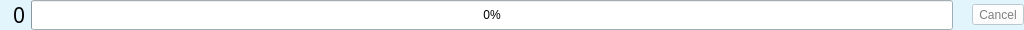
<ui version="4.0" >
 <author>Raphaël Doursenaud</author>
 <class>minContainer</class>
 <widget class="QWidget" name="minContainer" >
  <property name="enabled" >
   <bool>true</bool>
  </property>
  <property name="geometry" >
   <rect>
    <x>0</x>
    <y>0</y>
    <width>1024</width>
    <height>30</height>
   </rect>
  </property>
  <property name="sizePolicy" >
   <sizepolicy vsizetype="Fixed" hsizetype="Expanding" >
    <horstretch>0</horstretch>
    <verstretch>0</verstretch>
   </sizepolicy>
  </property>
  <property name="minimumSize" >
   <size>
    <width>0</width>
    <height>30</height>
   </size>
  </property>
  <property name="maximumSize" >
   <size>
    <width>16777215</width>
    <height>30</height>
   </size>
  </property>
  <property name="baseSize" >
   <size>
    <width>0</width>
    <height>0</height>
   </size>
  </property>
  <property name="palette" >
   <palette>
    <active>
     <colorrole role="WindowText" >
      <brush brushstyle="SolidPattern" >
       <color alpha="255" >
        <red>0</red>
        <green>0</green>
        <blue>0</blue>
       </color>
      </brush>
     </colorrole>
     <colorrole role="Button" >
      <brush brushstyle="SolidPattern" >
       <color alpha="255" >
        <red>255</red>
        <green>255</green>
        <blue>255</blue>
       </color>
      </brush>
     </colorrole>
     <colorrole role="Light" >
      <brush brushstyle="SolidPattern" >
       <color alpha="255" >
        <red>255</red>
        <green>255</green>
        <blue>255</blue>
       </color>
      </brush>
     </colorrole>
     <colorrole role="Midlight" >
      <brush brushstyle="SolidPattern" >
       <color alpha="255" >
        <red>255</red>
        <green>255</green>
        <blue>255</blue>
       </color>
      </brush>
     </colorrole>
     <colorrole role="Dark" >
      <brush brushstyle="SolidPattern" >
       <color alpha="255" >
        <red>85</red>
        <green>85</green>
        <blue>85</blue>
       </color>
      </brush>
     </colorrole>
     <colorrole role="Mid" >
      <brush brushstyle="SolidPattern" >
       <color alpha="255" >
        <red>199</red>
        <green>199</green>
        <blue>199</blue>
       </color>
      </brush>
     </colorrole>
     <colorrole role="Text" >
      <brush brushstyle="SolidPattern" >
       <color alpha="255" >
        <red>0</red>
        <green>0</green>
        <blue>0</blue>
       </color>
      </brush>
     </colorrole>
     <colorrole role="BrightText" >
      <brush brushstyle="SolidPattern" >
       <color alpha="255" >
        <red>255</red>
        <green>255</green>
        <blue>255</blue>
       </color>
      </brush>
     </colorrole>
     <colorrole role="ButtonText" >
      <brush brushstyle="SolidPattern" >
       <color alpha="255" >
        <red>0</red>
        <green>0</green>
        <blue>0</blue>
       </color>
      </brush>
     </colorrole>
     <colorrole role="Base" >
      <brush brushstyle="SolidPattern" >
       <color alpha="255" >
        <red>255</red>
        <green>255</green>
        <blue>255</blue>
       </color>
      </brush>
     </colorrole>
     <colorrole role="Window" >
      <brush brushstyle="SolidPattern" >
       <color alpha="255" >
        <red>226</red>
        <green>245</green>
        <blue>252</blue>
       </color>
      </brush>
     </colorrole>
     <colorrole role="Shadow" >
      <brush brushstyle="SolidPattern" >
       <color alpha="255" >
        <red>0</red>
        <green>0</green>
        <blue>0</blue>
       </color>
      </brush>
     </colorrole>
     <colorrole role="Highlight" >
      <brush brushstyle="SolidPattern" >
       <color alpha="255" >
        <red>103</red>
        <green>141</green>
        <blue>178</blue>
       </color>
      </brush>
     </colorrole>
     <colorrole role="HighlightedText" >
      <brush brushstyle="SolidPattern" >
       <color alpha="255" >
        <red>255</red>
        <green>255</green>
        <blue>255</blue>
       </color>
      </brush>
     </colorrole>
     <colorrole role="Link" >
      <brush brushstyle="SolidPattern" >
       <color alpha="255" >
        <red>0</red>
        <green>0</green>
        <blue>238</blue>
       </color>
      </brush>
     </colorrole>
     <colorrole role="LinkVisited" >
      <brush brushstyle="SolidPattern" >
       <color alpha="255" >
        <red>82</red>
        <green>24</green>
        <blue>139</blue>
       </color>
      </brush>
     </colorrole>
     <colorrole role="AlternateBase" >
      <brush brushstyle="SolidPattern" >
       <color alpha="255" >
        <red>232</red>
        <green>232</green>
        <blue>232</blue>
       </color>
      </brush>
     </colorrole>
    </active>
    <inactive>
     <colorrole role="WindowText" >
      <brush brushstyle="SolidPattern" >
       <color alpha="255" >
        <red>0</red>
        <green>0</green>
        <blue>0</blue>
       </color>
      </brush>
     </colorrole>
     <colorrole role="Button" >
      <brush brushstyle="SolidPattern" >
       <color alpha="255" >
        <red>255</red>
        <green>255</green>
        <blue>255</blue>
       </color>
      </brush>
     </colorrole>
     <colorrole role="Light" >
      <brush brushstyle="SolidPattern" >
       <color alpha="255" >
        <red>255</red>
        <green>255</green>
        <blue>255</blue>
       </color>
      </brush>
     </colorrole>
     <colorrole role="Midlight" >
      <brush brushstyle="SolidPattern" >
       <color alpha="255" >
        <red>255</red>
        <green>255</green>
        <blue>255</blue>
       </color>
      </brush>
     </colorrole>
     <colorrole role="Dark" >
      <brush brushstyle="SolidPattern" >
       <color alpha="255" >
        <red>85</red>
        <green>85</green>
        <blue>85</blue>
       </color>
      </brush>
     </colorrole>
     <colorrole role="Mid" >
      <brush brushstyle="SolidPattern" >
       <color alpha="255" >
        <red>199</red>
        <green>199</green>
        <blue>199</blue>
       </color>
      </brush>
     </colorrole>
     <colorrole role="Text" >
      <brush brushstyle="SolidPattern" >
       <color alpha="255" >
        <red>0</red>
        <green>0</green>
        <blue>0</blue>
       </color>
      </brush>
     </colorrole>
     <colorrole role="BrightText" >
      <brush brushstyle="SolidPattern" >
       <color alpha="255" >
        <red>255</red>
        <green>255</green>
        <blue>255</blue>
       </color>
      </brush>
     </colorrole>
     <colorrole role="ButtonText" >
      <brush brushstyle="SolidPattern" >
       <color alpha="255" >
        <red>0</red>
        <green>0</green>
        <blue>0</blue>
       </color>
      </brush>
     </colorrole>
     <colorrole role="Base" >
      <brush brushstyle="SolidPattern" >
       <color alpha="255" >
        <red>255</red>
        <green>255</green>
        <blue>255</blue>
       </color>
      </brush>
     </colorrole>
     <colorrole role="Window" >
      <brush brushstyle="SolidPattern" >
       <color alpha="255" >
        <red>226</red>
        <green>245</green>
        <blue>252</blue>
       </color>
      </brush>
     </colorrole>
     <colorrole role="Shadow" >
      <brush brushstyle="SolidPattern" >
       <color alpha="255" >
        <red>0</red>
        <green>0</green>
        <blue>0</blue>
       </color>
      </brush>
     </colorrole>
     <colorrole role="Highlight" >
      <brush brushstyle="SolidPattern" >
       <color alpha="255" >
        <red>103</red>
        <green>141</green>
        <blue>178</blue>
       </color>
      </brush>
     </colorrole>
     <colorrole role="HighlightedText" >
      <brush brushstyle="SolidPattern" >
       <color alpha="255" >
        <red>255</red>
        <green>255</green>
        <blue>255</blue>
       </color>
      </brush>
     </colorrole>
     <colorrole role="Link" >
      <brush brushstyle="SolidPattern" >
       <color alpha="255" >
        <red>0</red>
        <green>0</green>
        <blue>238</blue>
       </color>
      </brush>
     </colorrole>
     <colorrole role="LinkVisited" >
      <brush brushstyle="SolidPattern" >
       <color alpha="255" >
        <red>82</red>
        <green>24</green>
        <blue>139</blue>
       </color>
      </brush>
     </colorrole>
     <colorrole role="AlternateBase" >
      <brush brushstyle="SolidPattern" >
       <color alpha="255" >
        <red>232</red>
        <green>232</green>
        <blue>232</blue>
       </color>
      </brush>
     </colorrole>
    </inactive>
    <disabled>
     <colorrole role="WindowText" >
      <brush brushstyle="SolidPattern" >
       <color alpha="255" >
        <red>128</red>
        <green>128</green>
        <blue>128</blue>
       </color>
      </brush>
     </colorrole>
     <colorrole role="Button" >
      <brush brushstyle="SolidPattern" >
       <color alpha="255" >
        <red>255</red>
        <green>255</green>
        <blue>255</blue>
       </color>
      </brush>
     </colorrole>
     <colorrole role="Light" >
      <brush brushstyle="SolidPattern" >
       <color alpha="255" >
        <red>255</red>
        <green>255</green>
        <blue>255</blue>
       </color>
      </brush>
     </colorrole>
     <colorrole role="Midlight" >
      <brush brushstyle="SolidPattern" >
       <color alpha="255" >
        <red>255</red>
        <green>255</green>
        <blue>255</blue>
       </color>
      </brush>
     </colorrole>
     <colorrole role="Dark" >
      <brush brushstyle="SolidPattern" >
       <color alpha="255" >
        <red>85</red>
        <green>85</green>
        <blue>85</blue>
       </color>
      </brush>
     </colorrole>
     <colorrole role="Mid" >
      <brush brushstyle="SolidPattern" >
       <color alpha="255" >
        <red>199</red>
        <green>199</green>
        <blue>199</blue>
       </color>
      </brush>
     </colorrole>
     <colorrole role="Text" >
      <brush brushstyle="SolidPattern" >
       <color alpha="255" >
        <red>199</red>
        <green>199</green>
        <blue>199</blue>
       </color>
      </brush>
     </colorrole>
     <colorrole role="BrightText" >
      <brush brushstyle="SolidPattern" >
       <color alpha="255" >
        <red>255</red>
        <green>255</green>
        <blue>255</blue>
       </color>
      </brush>
     </colorrole>
     <colorrole role="ButtonText" >
      <brush brushstyle="SolidPattern" >
       <color alpha="255" >
        <red>128</red>
        <green>128</green>
        <blue>128</blue>
       </color>
      </brush>
     </colorrole>
     <colorrole role="Base" >
      <brush brushstyle="SolidPattern" >
       <color alpha="255" >
        <red>226</red>
        <green>245</green>
        <blue>252</blue>
       </color>
      </brush>
     </colorrole>
     <colorrole role="Window" >
      <brush brushstyle="SolidPattern" >
       <color alpha="255" >
        <red>226</red>
        <green>245</green>
        <blue>252</blue>
       </color>
      </brush>
     </colorrole>
     <colorrole role="Shadow" >
      <brush brushstyle="SolidPattern" >
       <color alpha="255" >
        <red>0</red>
        <green>0</green>
        <blue>0</blue>
       </color>
      </brush>
     </colorrole>
     <colorrole role="Highlight" >
      <brush brushstyle="SolidPattern" >
       <color alpha="255" >
        <red>86</red>
        <green>117</green>
        <blue>148</blue>
       </color>
      </brush>
     </colorrole>
     <colorrole role="HighlightedText" >
      <brush brushstyle="SolidPattern" >
       <color alpha="255" >
        <red>255</red>
        <green>255</green>
        <blue>255</blue>
       </color>
      </brush>
     </colorrole>
     <colorrole role="Link" >
      <brush brushstyle="SolidPattern" >
       <color alpha="255" >
        <red>0</red>
        <green>0</green>
        <blue>238</blue>
       </color>
      </brush>
     </colorrole>
     <colorrole role="LinkVisited" >
      <brush brushstyle="SolidPattern" >
       <color alpha="255" >
        <red>82</red>
        <green>24</green>
        <blue>139</blue>
       </color>
      </brush>
     </colorrole>
     <colorrole role="AlternateBase" >
      <brush brushstyle="SolidPattern" >
       <color alpha="255" >
        <red>232</red>
        <green>232</green>
        <blue>232</blue>
       </color>
      </brush>
     </colorrole>
    </disabled>
   </palette>
  </property>
  <property name="windowTitle" >
   <string>Form</string>
  </property>
  <property name="autoFillBackground" >
   <bool>true</bool>
  </property>
  <layout class="QVBoxLayout" name="minLayout" >
   <property name="spacing" >
    <number>0</number>
   </property>
   <property name="margin" >
    <number>0</number>
   </property>
   <item>
    <layout class="QGridLayout" name="gridLayout" >
     <item row="0" column="0" >
      <widget class="QLabel" name="symbol" >
       <property name="text" >
        <string/>
       </property>
       <property name="pixmap" >
        <pixmap resource="autojet.qrc" >:/icons/icons/rightarrow.xpm</pixmap>
       </property>
      </widget>
     </item>
     <item row="0" column="1" >
      <widget class="QLabel" name="number" >
       <property name="font" >
        <font>
         <family>Sans Serif</family>
         <pointsize>16</pointsize>
         <weight>50</weight>
         <italic>false</italic>
         <bold>false</bold>
         <underline>false</underline>
         <strikeout>false</strikeout>
        </font>
       </property>
       <property name="layoutDirection" >
        <enum>Qt::RightToLeft</enum>
       </property>
       <property name="text" >
        <string>0</string>
       </property>
      </widget>
     </item>
     <item row="0" column="2" >
      <widget class="QProgressBar" name="progressBar" >
       <property name="sizePolicy" >
        <sizepolicy vsizetype="Preferred" hsizetype="Expanding" >
         <horstretch>0</horstretch>
         <verstretch>0</verstretch>
        </sizepolicy>
       </property>
       <property name="autoFillBackground" >
        <bool>false</bool>
       </property>
       <property name="value" >
        <number>0</number>
       </property>
       <property name="orientation" >
        <enum>Qt::Horizontal</enum>
       </property>
      </widget>
     </item>
     <item row="0" column="3" >
      <widget class="QLabel" name="track" >
       <property name="text" >
        <string/>
       </property>
      </widget>
     </item>
     <item row="0" column="4" >
      <widget class="QToolButton" name="cancelButton" >
       <property name="enabled" >
        <bool>false</bool>
       </property>
       <property name="minimumSize" >
        <size>
         <width>0</width>
         <height>0</height>
        </size>
       </property>
       <property name="toolTip" >
        <string>Cancel</string>
       </property>
       <property name="layoutDirection" >
        <enum>Qt::LeftToRight</enum>
       </property>
       <property name="text" >
        <string>Cancel</string>
       </property>
       <property name="icon" >
        <iconset resource="autojet.qrc" >
         <normaloff>:/icons/icons/cancel.svg</normaloff>:/icons/icons/cancel.svg</iconset>
       </property>
       <property name="iconSize" >
        <size>
         <width>24</width>
         <height>24</height>
        </size>
       </property>
      </widget>
     </item>
    </layout>
   </item>
  </layout>
 </widget>
 <layoutdefault spacing="6" margin="9" />
 <resources>
  <include location="autojet.qrc" />
 </resources>
 <connections/>
 <designerdata>
  <property name="gridDeltaX" >
   <number>10</number>
  </property>
  <property name="gridDeltaY" >
   <number>10</number>
  </property>
  <property name="gridSnapX" >
   <bool>true</bool>
  </property>
  <property name="gridSnapY" >
   <bool>true</bool>
  </property>
  <property name="gridVisible" >
   <bool>true</bool>
  </property>
 </designerdata>
</ui>
